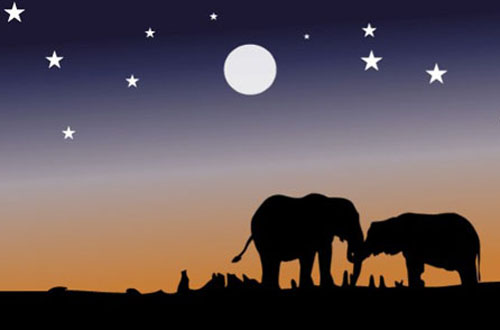
#> input picture elephant.jpg, 500 x 330 px
$ jupyter execute 'Image Segmentation using KMeans.ipynb'
#> lines starting #> are read from the running program, lines starting #| are printed output that depends on the picture
# Image Segmentation using K-Means Clustering Algorithm

[cell 1]
import matplotlib.pyplot as plt
import cv2

### Reading the image

[cell 2]
img = cv2.imread('elephant.jpg')
#> img is the input picture: shape (330, 500, 3); mean B, G, R 85.4, 81.1, 93.9

#converting BGR image to RGB (as openCV reads the image in BGR)
img = cv2.cvtColor(img,cv2.COLOR_BGR2RGB)

[cell 3]
#Plotting the image
plt.imshow(img)
plt.axis("off")
plt.show()

### Preparing the image data for KMeans

[cell 4]
import numpy as np

[cell 5]
#Flattening the image
img = np.array(img)
original_shape = img.shape
#> original_shape = (330, 500, 3)
print(original_shape)
#| (330, 500, 3)
image_data = np.reshape(img,(-1,3))
print(image_data.shape)
#| (165000, 3)

Now we have 165000 examples (i.e. pixels in this case) with 3 features (1 for each channel - R, G, and B) in each example.

## Dominant color extraction using K-means clustering algorithm

### Training the KMeans Clustering Algorithm

Traing the KMeans Algorithm on the given image will give us the k dominant colors from the given image by making k clusters from the given pixels of the image using k Means Clustering algorithm.

[cell 6]
from sklearn.cluster import KMeans

[cell 7]
k = 5       #number of dominant colors to detect

[cell 8]
km = KMeans(n_clusters=k)

[cell 9]
km.fit(image_data)

[cell 10]
colors = km.cluster_centers_

Cluster centers gives us the dominant colors in the image.

[cell 11]
colors

[cell 12]
colors = np.array(colors, dtype='uint8')  #converting colors into 8-bit unsigned integers i.e. 0-255

[cell 13]
colors

### Creating Color Swatches

[cell 14]
# Plotting the color swatches for k dominant colors detected by K-Means algorithm
plt.figure(figsize=(3,10))
i = 1
for color in colors:
    plt.subplot(1,k,i)
    plt.axis("off")

    i+=1

    a = np.zeros((100,100,3), dtype='uint8')
    a[:,:,:] = color
    plt.imshow(a)
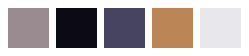
#> figure drawn by matplotlib, 5 panels

## Segmenting our original image

[cell 15]
new_img = np.zeros(image_data.shape,dtype='uint8')

[cell 16]
for ix in range(image_data.shape[0]):
    new_img[ix] = colors[km.labels_[ix]]

[cell 17]
new_img = np.reshape(new_img, original_shape)

[cell 18]
plt.imshow(new_img)
plt.axis('off')
plt.show()
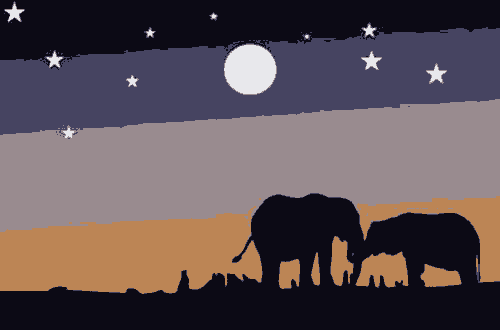
#> shown: shape (330, 500, 3); mean R, G, B 93.5, 80.5, 84.7
